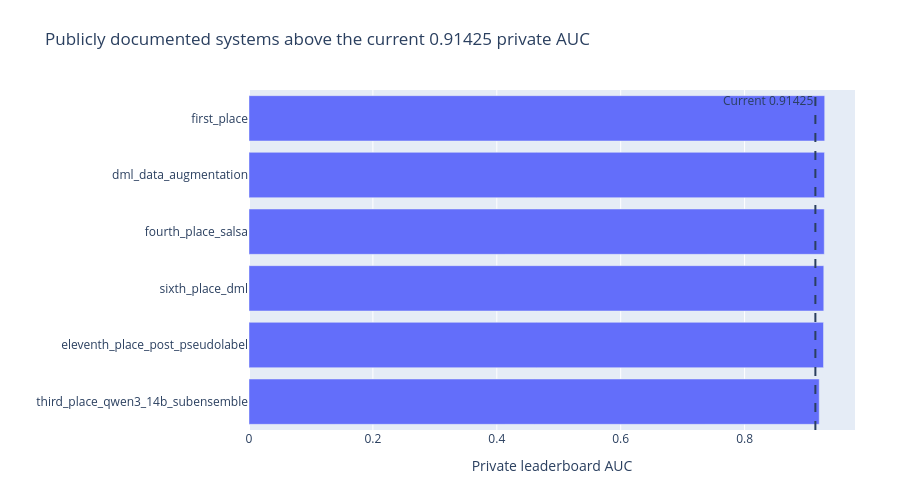

Notebook cell for this chart:
### Markdown cell above
## Publicly documented systems above the current submission

Long method names use a horizontal layout and the height scales with row count.

### Code cell
rows = pd.DataFrame(cfg['public_method_evidence'])
rows['delta_vs_current'] = rows['private_auc'] - cfg['current_private_auc']
rows = rows.sort_values('private_auc', ascending=True)
display(rows[['name','private_auc','delta_vs_current']])
height = max(500, min(950, 42*len(rows)+180))
fig = px.bar(rows, y='name', x='private_auc', orientation='h', hover_data={'delta_vs_current':':.5f'}, title='Publicly documented systems above the current 0.91425 private AUC')
fig.add_vline(x=cfg['current_private_auc'], line_dash='dash', annotation_text='Current 0.91425', annotation_position='top left')
fig.update_layout(autosize=True, height=height, margin=dict(l=240,r=45,t=90,b=70), showlegend=False)
fig.update_xaxes(title='Private leaderboard AUC', automargin=True)
fig.update_yaxes(title='', automargin=True)
fig.show(renderer='plotly_mimetype')

### Figure 1 — Plotly figure (JSON) as saved in the notebook; plotly's stock layout.template omitted (floating-point values rounded to 4 significant figures)
{"data": [{"customdata": [[0.00624], [0.01309], [0.01356], [0.01435], [0.01469], [0.01505]], "hovertemplate": "private_auc=%{x}<br>name=%{y}<br>delta_vs_current=%{customdata[0]:.5f}<extra></extra>", "legendgroup": "", "marker": {"color": "#636efa", "pattern": {"shape": ""}}, "name": "", "orientation": "h", "showlegend": false, "textposition": "auto", "type": "bar", "x": [0.9205, 0.9273, 0.9278, 0.9286, 0.9289, 0.9293], "xaxis": "x", "y": ["third_place_qwen3_14b_subensemble", "eleventh_place_post_pseudolabel", "sixth_place_dml", "fourth_place_salsa", "dml_data_augmentation", "first_place"], "yaxis": "y"}], "layout": {"annotations": [{"showarrow": false, "text": "Current 0.91425", "x": 0.9143, "xanchor": "right", "xref": "x", "y": 1, "yanchor": "top", "yref": "y domain"}], "autosize": true, "barmode": "relative", "height": 500, "legend": {"tracegroupgap": 0}, "margin": {"b": 70, "l": 240, "r": 45, "t": 90}, "shapes": [{"line": {"dash": "dash"}, "type": "line", "x0": 0.9143, "x1": 0.9143, "xref": "x", "y0": 0, "y1": 1, "yref": "y domain"}], "showlegend": false, "title": {"text": "Publicly documented systems above the current 0.91425 private AUC"}, "xaxis": {"anchor": "y", "automargin": true, "domain": [0.0, 1.0], "title": {"text": "Private leaderboard AUC"}}, "yaxis": {"anchor": "x", "automargin": true, "domain": [0.0, 1.0], "title": {"text": ""}}}}
